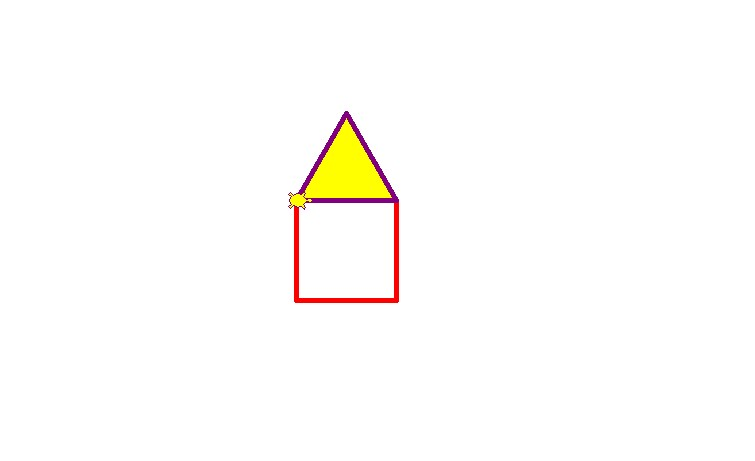

Here is the Python script that generated this plot:
# Joshua Holliday
# July 1, 2026
# p4lab1.py
# Write a turtle graphics program that draws a triangle and a square using loops

# import the library
import turtle

# create the turtle window and drawing object
win = turtle.Screen()
pen = turtle.Turtle()

# set turtle options
pen.pensize (5)
pen.pencolor("red")
pen.shape("turtle")

# code to draw the square
for side in range(4):
    pen.forward(100)
    pen.left(90)

# move to top left of square
pen.penup()
pen.goto(0, 100)
pen.setheading(0)
pen.pendown()

# change the triangle color and fill color
pen.fillcolor("yellow")
pen.pencolor("purple")

# while loop that executes 3 times
sides = 3
pen.begin_fill()

while sides > 0:
    pen.forward(100)
    pen.left(120)
    sides = sides - 1

pen.end_fill()

# wait for user to close window
win.mainloop()
